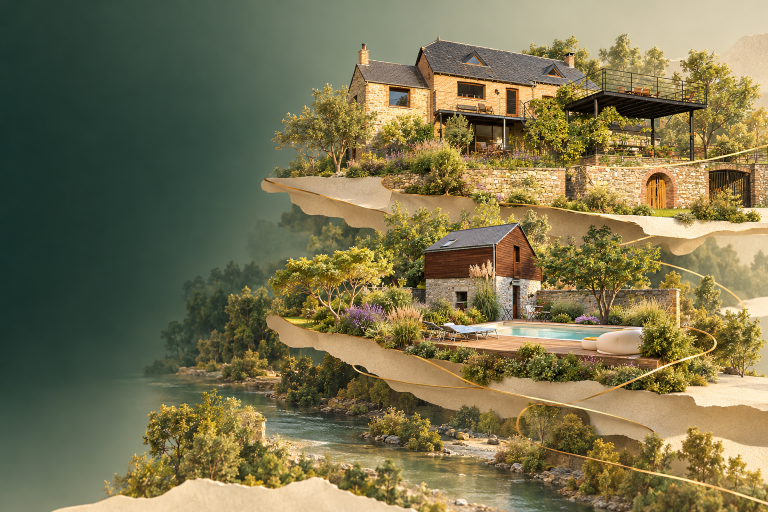
#> input picture 03-hero/maquete-conceitual.png, 1536 x 1024 px (shown at 1/2 size)
$ python prepare-hero.py
#> lines starting #> are read from the running program, lines starting #| are printed output that depends on the picture; after the words box and inside, x2 and y2 are one past the last pixel; in counts of white or black regions, pixels touching at a corner belong together
#!/usr/bin/env python3
"""Prepare the 2.5D hero from the kit (03-hero).

The two transparent layers of the kit were re-rendered by an image model and are
not pixel-registered with the approved still (maquete-conceitual.png): the lower
tier is ~14 % bigger and shifted. This script:

1. registers each layer on the maquette (SIFT + RANSAC similarity),
2. pads the lower layer on the right (mirror) so it still reaches the stage edge,
3. builds a background plate = maquette with the tiers filled (push-pull) so the
   gap revealed by the opening never shows a ghost of the houses,
4. measures the gap between the tiers when they are fully open and writes the
   brass thread path through it,
5. writes src/data/hero.json + intermediates in assets-src/.cache/hero/
   (encoded for the web by scripts/build-images.mjs).

Run: npm run hero   (uses ~/anaconda3 python: opencv, numpy, pillow)
"""
import json
from pathlib import Path

import cv2
import numpy as np

ROOT = Path(__file__).resolve().parent.parent
KIT = ROOT / "03-hero"
OUT = ROOT / "assets-src" / ".cache" / "hero"
DATA = ROOT / "src" / "data" / "hero.json"
OUT.mkdir(parents=True, exist_ok=True)

W, H = 1536, 1024
# Opening amplitude at progress 1, in stage pixels (timeline.json: upper rises, lower goes down a little)
OPEN_UP = 46
OPEN_DOWN = 24

cv2.setRNGSeed(7)
maq = cv2.imread(str(KIT / "maquete-conceitual.png"))
#> maq is the input picture: shape (1024, 1536, 3); mean B, G, R 78.8, 114.2, 121.2
maq_g = cv2.cvtColor(maq, cv2.COLOR_BGR2GRAY)
sift = cv2.SIFT_create(nfeatures=8000)
km, dm = sift.detectAndCompute(maq_g, None)
#> km = 8000 keypoints; strongest (x, y, size): (1373, 201, 1.8), (882, 372, 1.8), (1162, 313, 1.9), (766, 567, 2.8)
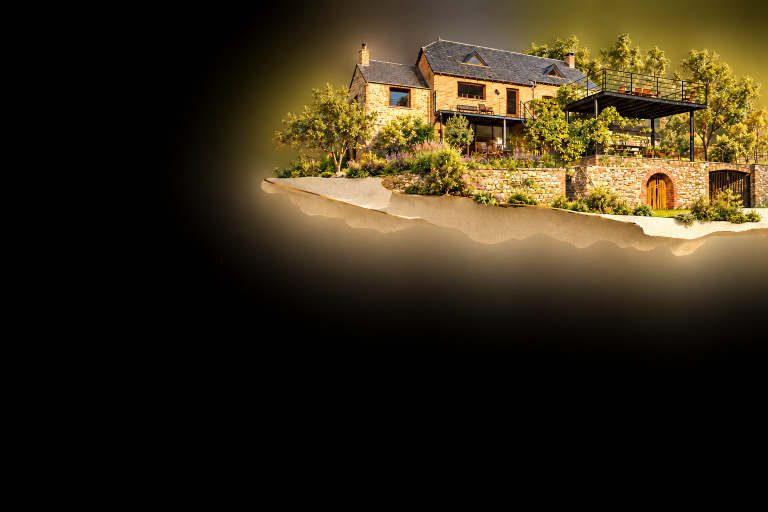
#> input picture 03-hero/camada-brasserie.png, 1536 x 1024 px (shown at 1/2 size)
#> further down, src is the input picture: shape (1024, 1536, 4); mean B, G, R, A 23.1, 43, 52.8, 53.6


def register(layer):
    alpha = layer[:, :, 3]
    gray = cv2.cvtColor(layer[:, :, :3], cv2.COLOR_BGR2GRAY)
    mask = cv2.erode((alpha > 200).astype(np.uint8) * 255, np.ones((9, 9), np.uint8))
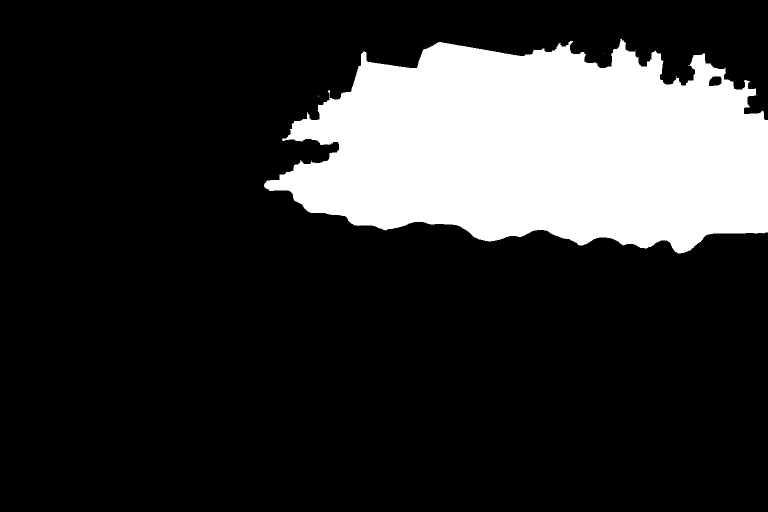
#> mask: shape (1024, 1536) (shown at 1/2 size); 19.8% white; 4 white regions (3 under 20 px), largest, box (x1, y1, x2, y2) and area: (528, 78, 1536, 507) 311273
    kl, dl = sift.detectAndCompute(gray, mask)
#> kl = 5048 keypoints; strongest (x, y, size): (881, 228, 2.1), (930, 234, 1.9), (1103, 289, 2), (1140, 225, 2.5)
    pairs = cv2.BFMatcher().knnMatch(dl, dm, k=2)
#> pairs = 5048 matches
    good = [m for m, n in pairs if m.distance < 0.72 * n.distance]
#> good = 502 matches
    src = np.float32([kl[m.queryIdx].pt for m in good])
#> src = 502 pairs, first value 563 to 1522.7, second value 96.37 to 483.5
    dst = np.float32([km[m.trainIdx].pt for m in good])
#> dst = 502 pairs, first value 562.9 to 1521.5, second value 95.8 to 600.7
    A, inliers = cv2.estimateAffinePartial2D(
        src, dst, method=cv2.RANSAC, ransacReprojThreshold=4, maxIters=20000, confidence=0.999
    )
#> A = [[1, 7.68e-05, -0.484], [-7.68e-05, 1, -0.57]]; inliers = 502 values, max 1 at index 0, min 0 at index 18, mean 0.978
    return A, int(inliers.sum()), len(good)


layers = {}
report = {}
for name, file, pad_right in (("upper", "camada-brasserie.png", 0), ("lower", "camada-grain-e-meuse.png", 72)):
    src = cv2.imread(str(KIT / file), cv2.IMREAD_UNCHANGED)
    A, n_in, n_good = register(src)
#> A = [[1, 7.68e-05, -0.484], [-7.68e-05, 1, -0.57]]; n_in = 491; n_good = 502
    scale = float(np.hypot(A[0, 0], A[1, 0]))
#> scale = 1
    if abs(scale - 1) < 0.004 and abs(A[0, 2]) < 2 and abs(A[1, 2]) < 2:
        A = np.float32([[1, 0, 0], [0, 1, 0]])  # already registered: keep the pixels untouched
    if pad_right:
        # the layer was cut by its own canvas edge; mirror a strip so it still reaches the stage edge once scaled down
        src = cv2.copyMakeBorder(src, 0, 0, 0, pad_right, cv2.BORDER_REFLECT)
    warped = cv2.warpAffine(src, A, (W, H), flags=cv2.INTER_LANCZOS4, borderMode=cv2.BORDER_CONSTANT, borderValue=(0, 0, 0, 0))
    warped[:, :, 3] = np.where(warped[:, :, 3] < 3, 0, warped[:, :, 3])
#> warped: shape (1024, 1536, 4); 0.59% of pixels changed, all inside (x1, y1, x2, y2) = (0, 64, 1536, 998)
    layers[name] = warped
    report[name] = {
        "matches": n_good,
        "inliers": n_in,
        "scale": round(scale, 4),
        "rotation_deg": round(float(np.degrees(np.arctan2(A[1, 0], A[0, 0]))), 3),
        "tx": round(float(A[0, 2]), 1),
        "ty": round(float(A[1, 2]), 1),
    }
#> pass 2 of the loop `for name, file, pad_right in (("upper", "camada-brasserie.png", 0), ("..`:
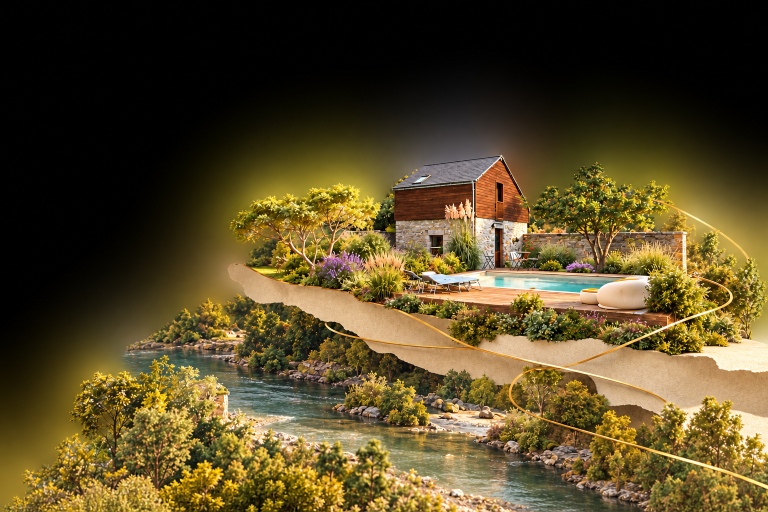
#> input picture 03-hero/camada-grain-e-meuse.png, 1536 x 1024 px (shown at 1/2 size)
#> src is the input picture: shape (1024, 1536, 4); mean B, G, R, A 38.5, 72.9, 87.2, 126.7
#> in register (call 2), `mask = cv2.erode((alpha > 200).astype(np.uint8) * 255, np.ones((9, 9),..`:
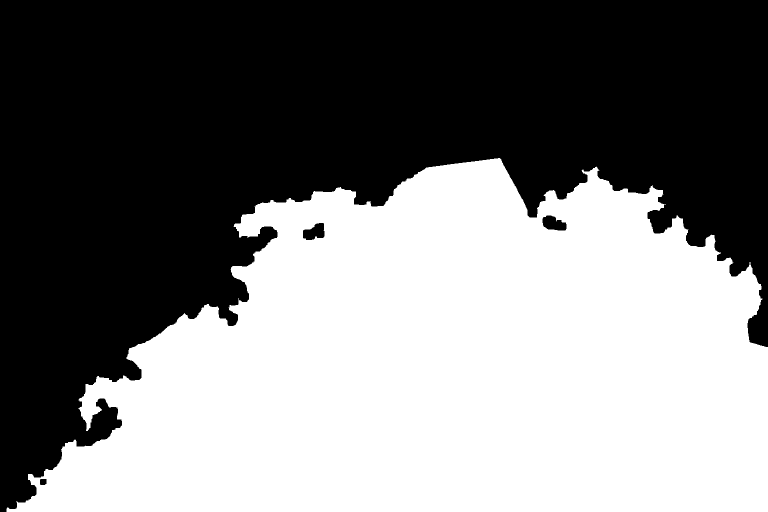
#> mask: shape (1024, 1536) (shown at 1/2 size); 48.4% white; 1 white region, box (x1, y1, x2, y2) and area: (13, 316, 1536, 1024) 762024
#> kl = 7682 keypoints; strongest (x, y, size): (1103, 678, 1.9), (218, 792, 1.9), (1053, 614, 1.8), (817, 606, 2.3)
#> pairs = 7682 matches
#> good = 451 matches
#> in register (call 2), `src = np.float32([kl[m.queryIdx].pt for m in good])`: src = 451 pairs, first value 140.7 to 1526.2, second value 346.7 to 984.9
#> dst = 451 pairs, first value 276.7 to 1491.3, second value 173 to 1006
#> in register (call 2), `A, inliers = cv2.estimateAffinePartial2D( src, dst, method=cv2.RANSAC,..`: A = [[0.874, -0.000774, 160.3], [0.000774, 0.874, 170.5]]; inliers = 451 values, max 1 at index 4, min 0 at index 0, mean 0.235
#> `A, n_in, n_good = register(src)`: n_in = 106; n_good = 451
#> scale = 0.874
#> `warped = cv2.warpAffine(src, A, (W, H), flags=cv2.INTER_LANCZOS4, bord..`:
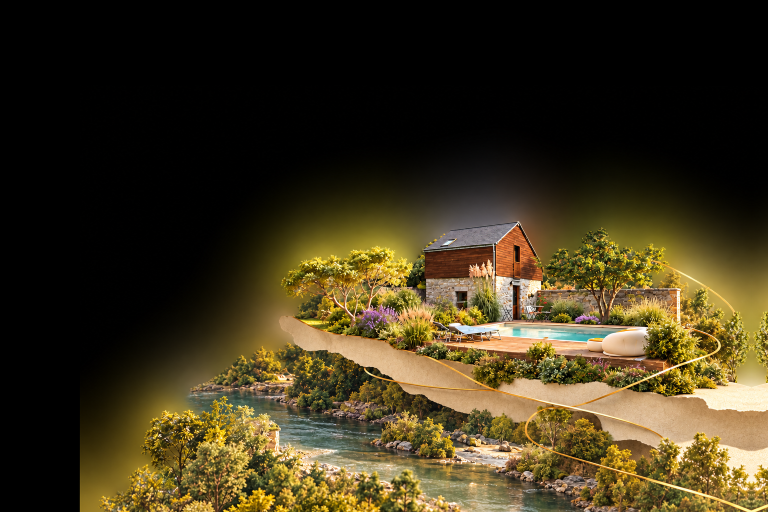
#> warped: shape (1024, 1536, 4) (shown at 1/2 size); mean B, G, R, A 28.5, 53.5, 63.8, 89.6

# ---- background plate --------------------------------------------------------
union = np.maximum(layers["upper"][:, :, 3], layers["lower"][:, :, 3])
hole = cv2.dilate((union > 4).astype(np.uint8), np.ones((31, 31), np.uint8)) > 0
#> hole: shape (1024, 1536) bool; 62.5% white; 5 black regions (1 under 20 px), largest, box (x1, y1, x2, y2) and area: (0, 0, 1536, 1024) 576332, (1377, 489, 1536, 632) 12410, (794, 469, 841, 498) 573, (1494, 746, 1512, 754) 84
# right edge between the tiers: the maquette keeps bright paper fragments there that no layer covers
hole[430:720, 1380:] = True
#> hole: shape (1024, 1536) bool; 63.3% white; 5 black regions (2 under 20 px), largest, box (x1, y1, x2, y2) and area: (0, 0, 1536, 1024) 576332, (794, 469, 841, 498) 573, (1494, 746, 1512, 754) 84


def push_pull(img, valid):
    pyramid = []
    im = img * valid[..., None]
    w = valid.astype(np.float32)
    while min(im.shape[:2]) > 4:
        pyramid.append((im, w))
        im, w = cv2.pyrDown(im), cv2.pyrDown(w)
#> after the loop, pyramid = 8 items
    est = im / np.maximum(w, 1e-6)[..., None]
    for im, w in reversed(pyramid):
        up = cv2.resize(est, (im.shape[1], im.shape[0]), interpolation=cv2.INTER_LINEAR)
        known = np.where(w[..., None] > 1e-6, im / np.maximum(w, 1e-6)[..., None], up)
        k = np.clip(w * 4, 0, 1)[..., None]
        est = known * k + up * (1 - k)
#> this loop made 8 passes
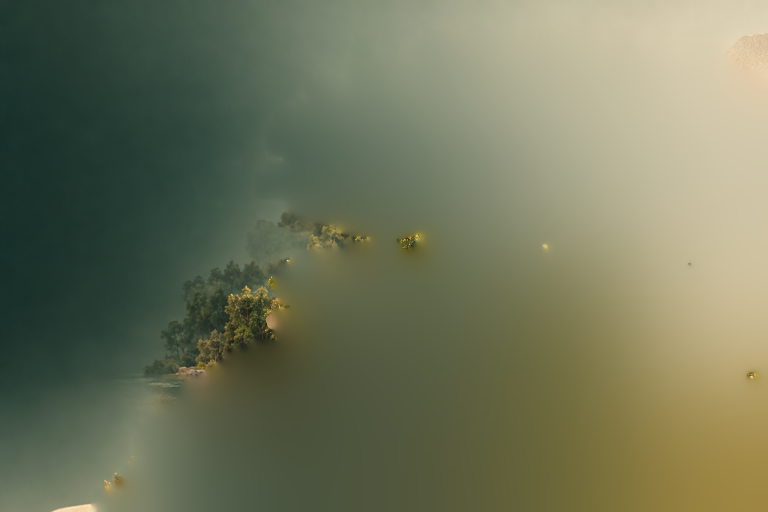
#> est: shape (1024, 1536, 3) float32 (shown at 1/2 size); mean of channels 0, 1, 2 90.9, 117.1, 112.2; drawn as B, G, R
    return est


m = maq.astype(np.float32)
fill = push_pull(m, (~hole).astype(np.float32))
plate = np.where(hole[..., None], fill, m)
plate = cv2.GaussianBlur(plate, (0, 0), 5) * 0.4 + plate * 0.6
cv2.imwrite(str(OUT / "plate.png"), np.clip(plate, 0, 255).astype(np.uint8))


# ---- layers cropped to their bounding boxes -----------------------------------
def bbox(alpha, margin=2):
    ys, xs = np.where(alpha > 0)
    x0, x1 = max(0, xs.min() - margin), min(W, xs.max() + 1 + margin)
    y0, y1 = max(0, ys.min() - margin), min(H, ys.max() + 1 + margin)
    return int(x0), int(y0), int(x1), int(y1)


boxes = {}
for name, img in layers.items():
    x0, y0, x1, y1 = bbox(img[:, :, 3])
    cv2.imwrite(str(OUT / f"{name}.png"), img[y0:y1, x0:x1])
    boxes[name] = {"x": x0, "y": y0, "w": x1 - x0, "h": y1 - y0}
#> this loop made 2 passes
#> (name, x0, x1, y0, y1) on passes 1 to 2: ('upper', 518, 1536, 63, 516), ('lower', 192, 1536, 437, 1024)
#> pass 1, `cv2.imwrite(str(OUT / f"{name}.png"), img[y0:y1, x0:x1])`:
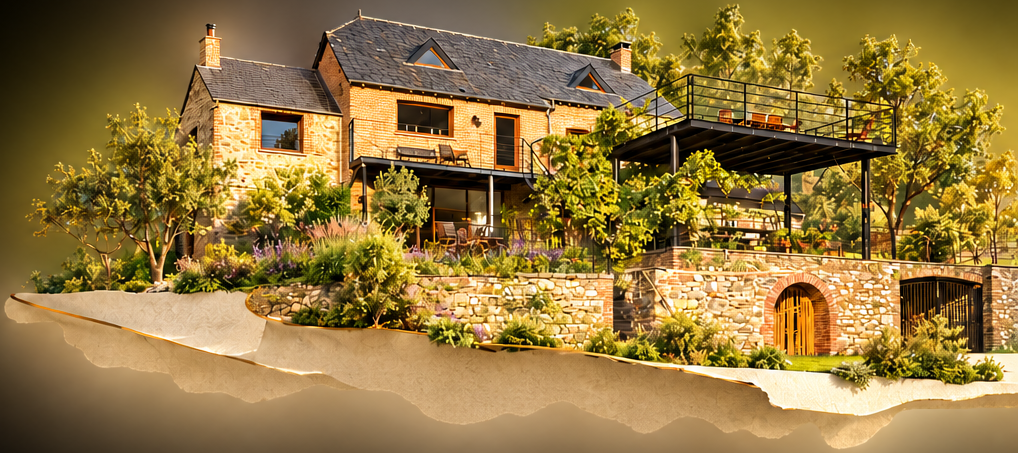
#> saved as upper.png: shape (453, 1018, 4); mean B, G, R, A 63.7, 120.2, 147.8, 182.9
#> after the loop, boxes = 2 items


# ---- gap centreline when fully open ------------------------------------------
def edge(alpha, top):
    """Per column: first opaque row from the top (top=True) or last opaque row (top=False)."""
#> called with top = False
    solid = alpha > 140
#> solid: shape (1024, 1536) bool; 21.2% white; 32 white regions (31 under 20 px), largest, box (x1, y1, x2, y2) and area: (523, 67, 1536, 512) 333780
    out = np.full(W, np.nan)
    for x in range(W):
        rows = np.where(solid[:, x])[0]
        if len(rows):
            out[x] = rows.min() if top else rows.max()
    return out


up_bottom = edge(layers["upper"][:, :, 3], top=False) - OPEN_UP
low_top = edge(layers["lower"][:, :, 3], top=True) + OPEN_DOWN
#> call 2 of edge, with top = True
#> in edge (call 2), `solid = alpha > 140`:
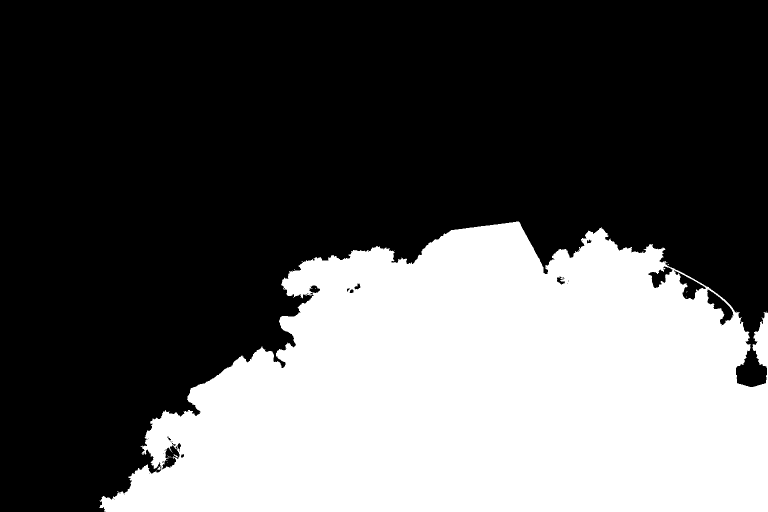
#> solid: shape (1024, 1536) bool (shown at 1/2 size); 35.5% white; 21 white regions (20 under 20 px), largest, box (x1, y1, x2, y2) and area: (199, 443, 1536, 1024) 558403
xs = np.arange(W)
valid = ~np.isnan(up_bottom) & ~np.isnan(low_top) & (xs > 600)
centre = np.where(valid, np.minimum((up_bottom + low_top) / 2, up_bottom + 18), np.nan)
# robust smoothing: rolling median then a wide gaussian
s = np.array(centre)
med = np.array([np.nanmedian(s[max(0, i - 40): i + 41]) if valid[i] else np.nan for i in range(W)])
med = np.where(np.isnan(med), np.interp(xs, xs[valid], med[valid]), med)
#> med = 1536 values, max 476 at index 1344, min 401 at index 0, mean 426.5
smooth = cv2.GaussianBlur(med.reshape(1, -1).astype(np.float32), (0, 0), 28).ravel()
#> smooth = 1536 values, max 472.5 at index 1349, min 401 at index 0, mean 426.5

# Thread: emerges from under the Brasserie tier on the right, runs through the gap,
# leaves the tiers on the left, crosses the mist and the river, exits at the bottom.
pts = [(1560, float(smooth[1530]) - 10)]
#> pts = [(1560, 432.1)]
for x in range(1500, 640, -60):
    pts.append((x, float(smooth[x])))
#> after the loop, pts = [(1560, 432.1), (1500, 442.3), (1440, 446.5), (1380, 468.1), (1320, 470.6), (1260, 464.6), (1200, 458.4), (1140, 454.5), (1080, 445.6), (1020, 450.4), (960, 449.3), (900, 429.1), (840, 424.9), (780, 430), (720, 424), (660, 406.8)]
x_left = 600
pts += [(x_left - 40, float(smooth[640]) + 40), (470, 640), (430, 760), (500, 880), (640, 960), (720, 1060)]
#> pts = 22 items, first 6: (1560, 432.1), (1500, 442.3), (1440, 446.5), (1380, 468.1), (1320, 470.6), (1260, 464.6)


def catmull_rom(points):
    p = [points[0]] + points + [points[-1]]
#> p = 24 items, first 6: (1560, 432.1), (1560, 432.1), (1500, 442.3), (1440, 446.5), (1380, 468.1), (1320, 470.6)
    d = f"M {p[1][0]:.1f} {p[1][1]:.1f}"
#> d = 'M 1560.0 432.1'
    for i in range(1, len(p) - 2):
        p0, p1, p2, p3 = p[i - 1], p[i], p[i + 1], p[i + 2]
        c1 = (p1[0] + (p2[0] - p0[0]) / 6, p1[1] + (p2[1] - p0[1]) / 6)
        c2 = (p2[0] - (p3[0] - p1[0]) / 6, p2[1] - (p3[1] - p1[1]) / 6)
        d += f" C {c1[0]:.1f} {c1[1]:.1f}, {c2[0]:.1f} {c2[1]:.1f}, {p2[0]:.1f} {p2[1]:.1f}"
#> this loop made 21 passes
#> (p0, p1, p2, p3, c1, c2) on passes 2 to 8: ((1560, 432.1), (1500, 442.3), (1440, 446.5), (1380, 468.1), (1480, 444.7), (1460, 442.2)), ((1500, 442.3), (1440, 446.5), (1380, 468.1), (1320, 470.6), (1420, 450.8), (1400, 464.1)), ((1440, 446.5), (1380, 468.1), (1320, 470.6), (1260, 464.6), (1360, 472.1), (1340, 471.2)), ((1380, 468.1), (1320, 470.6), (1260, 464.6), (1200, 458.4), (1300, 470), (1280, 466.6)), ((1320, 470.6), (1260, 464.6), (1200, 458.4), (1140, 454.5), (1240, 462.6), (1220, 460.1)), ((1260, 464.6), (1200, 458.4), (1140, 454.5), (1080, 445.6), (1180, 456.7), (1160, 456.7)), ((1200, 458.4), (1140, 454.5), (1080, 445.6), (1020, 450.4), (1120, 452.4), (1100, 446.2))
#> (p1, p2, p3, c1, c2) on pass 1: ((1560, 432.1), (1500, 442.3), (1440, 446.5), (1550, 433.8), (1520, 439.9))
    return d


thread_d = catmull_rom(pts)

# ---- verification artefacts --------------------------------------------------
def composite(base, layer, box, dy):
#> called with dy = 0
    out = base.copy()
    x, y, w, h = box["x"], box["y"] + dy, box["w"], box["h"]
#> x = 192; y = 437; w = 1344; h = 587
    crop = layer[box["y"]: box["y"] + h, x: x + w]
    y0, y1 = max(0, y), min(H, y + h)
#> y0 = 437; y1 = 1024
    c = crop[y0 - y: y1 - y]
    a = c[:, :, 3:4].astype(np.float32) / 255
    out[y0:y1, x: x + w] = out[y0:y1, x: x + w] * (1 - a) + c[:, :, :3].astype(np.float32) * a
    return out


rest = composite(composite(plate, layers["lower"], boxes["lower"], 0), layers["upper"], boxes["upper"], 0)
opened = composite(composite(plate, layers["lower"], boxes["lower"], OPEN_DOWN), layers["upper"], boxes["upper"], -OPEN_UP)
cv2.imwrite(str(OUT / "rebuild-rest.png"), rest.astype(np.uint8))
cv2.imwrite(str(OUT / "rebuild-open.png"), opened.astype(np.uint8))
overlay = opened.astype(np.uint8).copy()
for (x, y) in pts:
    cv2.circle(overlay, (int(x), int(y)), 6, (0, 0, 255), -1)
#> this loop made 22 passes
#> overlay: shape (1024, 1536, 3); mean of channels 0, 1, 2 73.4, 112, 121.1
for x in range(0, W, 4):
    if not np.isnan(up_bottom[x]):
        cv2.circle(overlay, (x, int(up_bottom[x])), 1, (255, 0, 255), -1)
    if not np.isnan(low_top[x]):
        cv2.circle(overlay, (x, int(low_top[x])), 1, (255, 255, 0), -1)
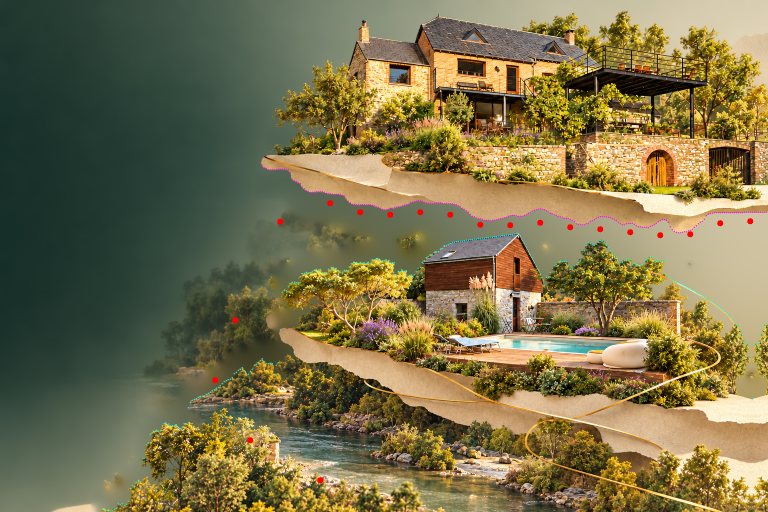
#> overlay: shape (1024, 1536, 3) (shown at 1/2 size); mean of channels 0, 1, 2 73.7, 112, 121; drawn as B, G, R
cv2.imwrite(str(OUT / "verify-thread.jpg"), overlay)
side = np.hstack([cv2.resize(maq, (768, 512)), cv2.resize(rest.astype(np.uint8), (768, 512))])
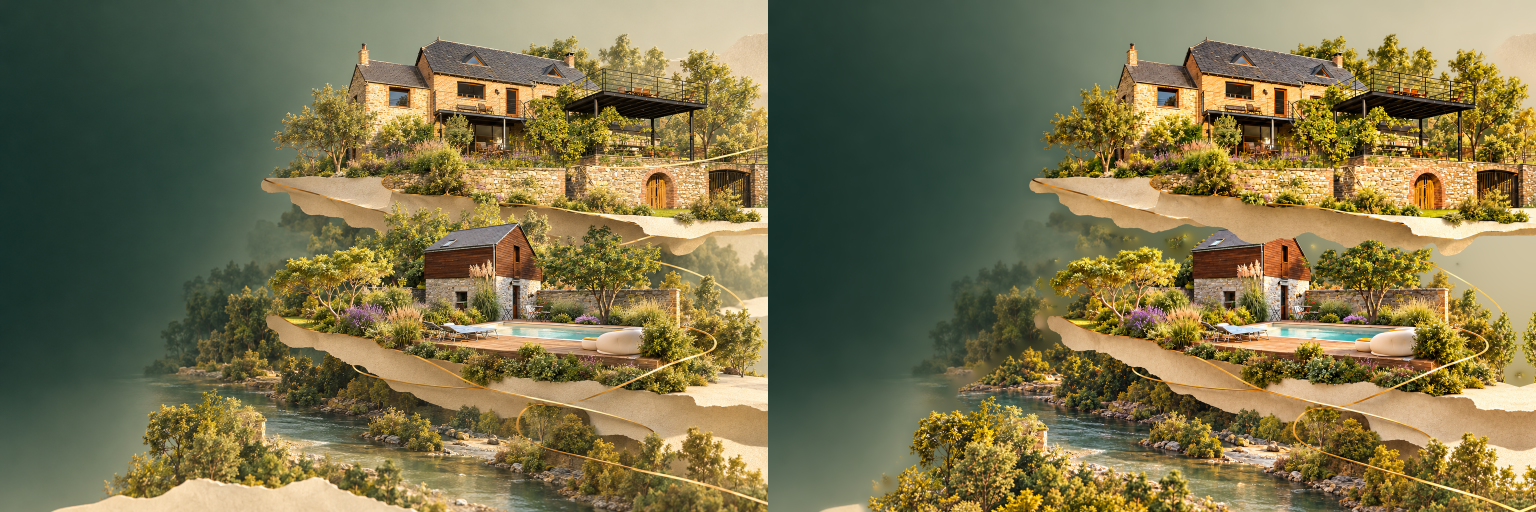
#> side: shape (512, 1536, 3); mean B, G, R 76.4, 113.7, 121.7
cv2.imwrite(str(OUT / "verify-maquette-vs-rest.jpg"), side)

hero = {
    "_note": "Generated by scripts/prepare-hero.py — do not edit by hand.",
    "stage": {"w": W, "h": H},
    "registration": report,
    "layers": boxes,
    "open": {"up": OPEN_UP, "down": OPEN_DOWN},
    "thread": thread_d,
}
DATA.parent.mkdir(parents=True, exist_ok=True)
DATA.write_text(json.dumps(hero, indent=2, ensure_ascii=False) + "\n")
print(json.dumps({"registration": report, "layers": boxes}, indent=1))
#> (printed output is left out)
